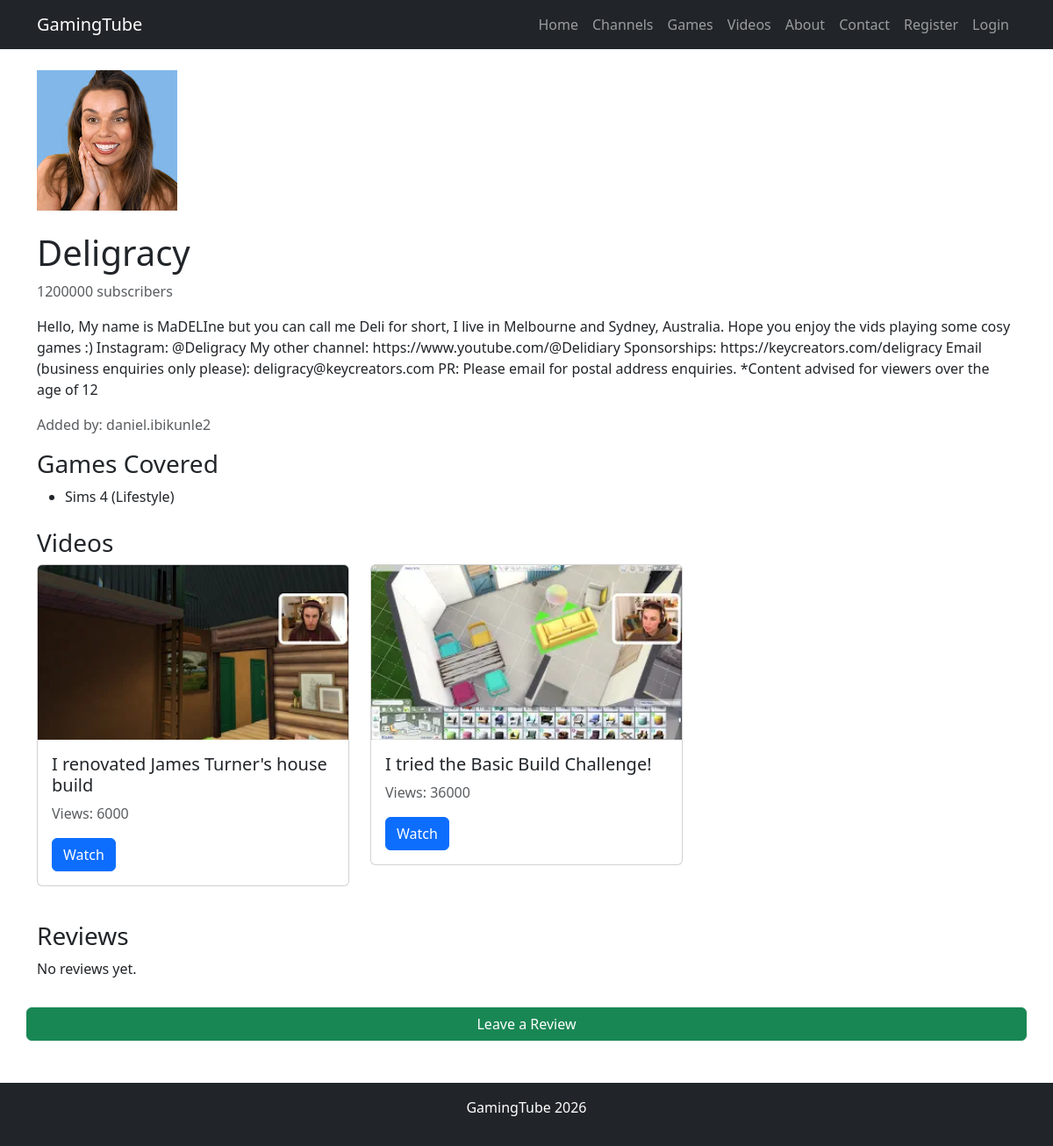
/channels/12/, run on an earlier commit of the app's database.
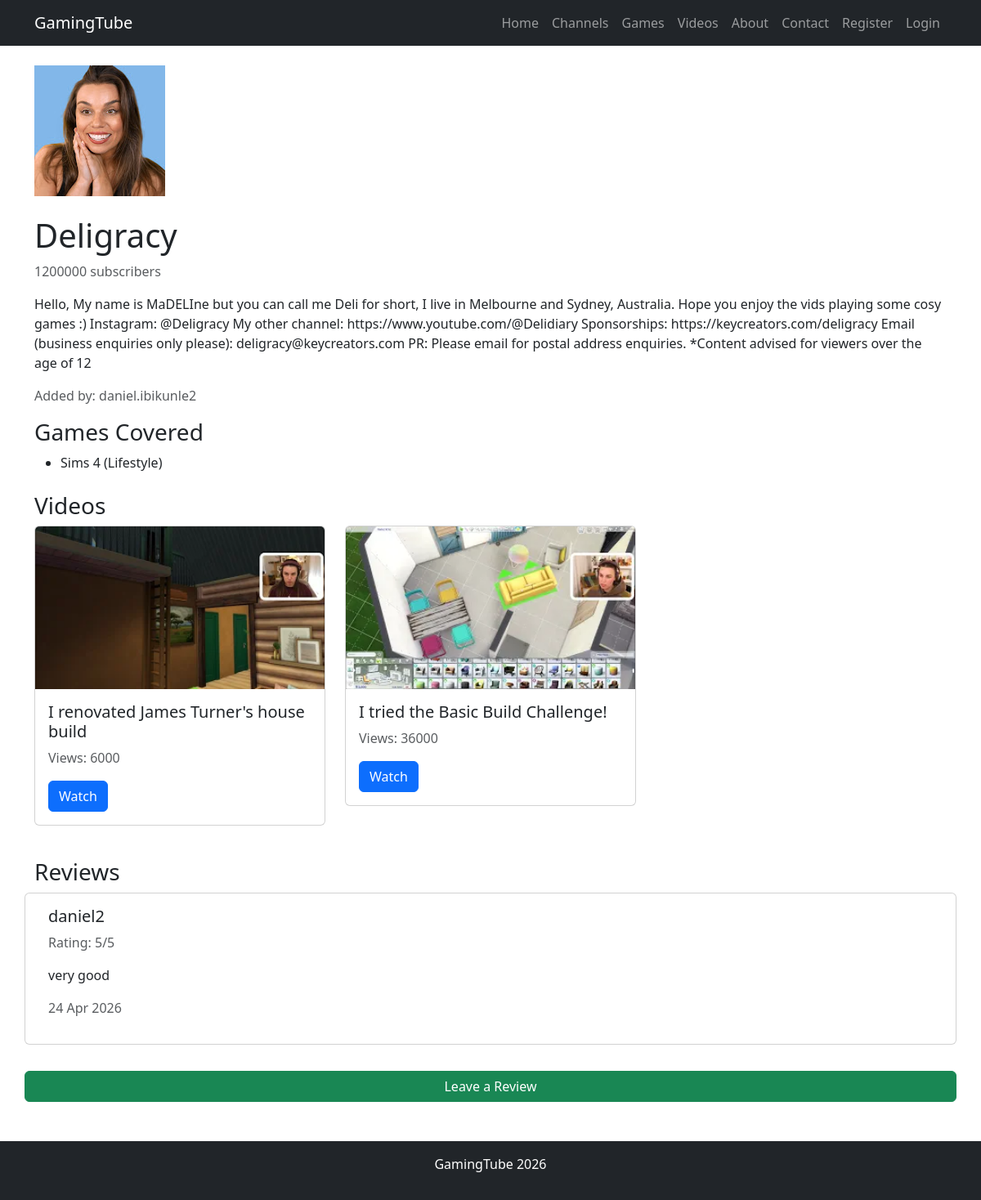
And on a later commit of the database.
### channels/models.py (models this page shows, shortened)
class Channel(models.Model):
    name = models.CharField(max_length=200)
    description = models.TextField(blank=True)
    subscriber_count = models.IntegerField(default=0)
    banner = models.ImageField(upload_to='banners/', blank=True, default='placeholder.png')
    owner = models.ForeignKey(User, on_delete=models.CASCADE, null=True, blank=True)
    games = models.ManyToManyField(Game, blank=True)
    created_at = models.DateTimeField(auto_now_add=True)

### games/models.py (models this page shows, shortened)
class Game(models.Model):
    title = models.CharField(max_length=200)
    genre = models.ForeignKey(Genre, on_delete=models.SET_NULL, null=True, blank=True)
    cover_image = models.ImageField(upload_to='games/', blank=True, default='placeholder.png')
    release_year = models.IntegerField(blank=True, null=True)

class Genre(models.Model):
    name = models.CharField(max_length=100)
    def __str__(self):
        return self.name

### videos/models.py (models this page shows, shortened)
class Video(models.Model):
    title = models.CharField(max_length=200)
    thumbnail = models.ImageField(upload_to='thumbnails/', blank=True, default='placeholder.png')
    views = models.IntegerField(default=0)
    upload_date = models.DateField()
    channel = models.ForeignKey(Channel, on_delete=models.CASCADE)
    game = models.ForeignKey(Game, on_delete=models.SET_NULL, null=True, blank=True)
    youtube_url = models.URLField(blank=True)

### reviews/models.py (models this page shows, shortened)
class Review(models.Model):
    RATING_CHOICES = [
        (1, '1 - Poor'),
        (2, '2 - Fair'),
        (3, '3 - Good'),
        (4, '4 - Very Good'),
        (5, '5 - Excellent'),
    ]
    channel = models.ForeignKey(Channel, on_delete=models.CASCADE)
    user = models.ForeignKey(User, on_delete=models.CASCADE)
    rating = models.IntegerField(choices=RATING_CHOICES)
    comment = models.TextField(blank=True)
    created_at = models.DateTimeField(auto_now_add=True)

### channels/views.py (the view)
# urls.py: path('<int:pk>/', ChannelDetailView.as_view(), name='channel_detail'),
class ChannelDetailView(DetailView):
    model = Channel
    template_name = 'channels/channel_detail.html'
    context_object_name = 'channel'
    pk_url_kwarg = 'pk'

### channels/templates/channels/channel_detail.html (shortened to what this page needs)
{% extends 'base.html' %}
{% block content %}
<div class="row">
    <div class="col-md-12">
        {% if channel.banner %}
        <img src="{{ channel.banner.url }}" class="img-fluid mb-4" alt="{{ channel.name }}">
        {% endif %}
        <h1>{{ channel.name }}</h1>
        <p class="text-muted">{{ channel.subscriber_count }} subscribers</p>
        <p>{{ channel.description }}</p>
        <p class="text-muted">Added by: {{ channel.owner.username }}</p>
        <h3>Games Covered</h3>
        {% if channel.games.all %}
        <ul>
            {% for game in channel.games.all %}
            <li>{{ game.title }} {% if game.genre %}({{ game.genre }}){% endif %}</li>
            {% endfor %}
        </ul>
        {% else %}
        <p>No games listed yet.</p>
        {% endif %}
        <h3 class="mt-4">Videos</h3>
            {% if channel.video_set.all %}
          <div class="row">
              {% for video in channel.video_set.all %}
              <div class="col-md-4 mb-3">
        <div class="card">
            {% if video.thumbnail %}
            <img src="{{ video.thumbnail.url }}" class="card-img-top" alt="{{ video.title }}">
            {% endif %}
            <div class="card-body">
                <h5 class="card-title">{{ video.title }}</h5>
                <p class="text-muted">Views: {{ video.views }}</p>
                <a href="{% url 'video_detail' video.pk %}" class="btn btn-primary">Watch</a>
            </div>
        </div>
    </div>
    {% endfor %}
</div>
{% else %}
<p>No videos yet.</p>
{% endif %}
    </div>
    <h3 class="mt-4">Reviews</h3>
{% if channel.review_set.all %}
    {% for review in channel.review_set.all %}
    <div class="card mb-3">
        <div class="card-body">
            <h5 class="card-title">{{ review.user.username }}</h5>
            <p class="text-muted">Rating: {{ review.rating }}/5</p>
            <p>{{ review.comment }}</p>
            <p class="text-muted">{{ review.created_at|date:"d M Y" }}</p>
        </div>
    </div>
    {% endfor %}
{% else %}
<p>No reviews yet.</p>
{% endif %}
<a href="{% url 'add_review' channel.pk %}" class="btn btn-success mt-3">Leave a Review</a>
</div>
{% endblock %}

### pages/templates/base.html (shortened to what this page needs)
{% load static %}
<!DOCTYPE html>
<html lang="en">
<head>
    <link href="https://cdn.jsdelivr.net/npm/bootstrap@5.3.0/dist/css/bootstrap.min.css" rel="stylesheet">
</head>
<body>
<nav class="navbar navbar-expand-lg navbar-dark bg-dark">
    <div class="container">
        <a class="navbar-brand" href="{% url 'home' %}">GamingTube</a>
        <div class="navbar-nav ms-auto">
            <a class="nav-link" href="{% url 'home' %}">Home</a>
            <a class="nav-link" href="{% url 'channel_list' %}">Channels</a>
            <a class="nav-link" href="{% url 'game_list' %}">Games</a>
            <a class="nav-link" href="{% url 'video_list' %}">Videos</a>
            <a class="nav-link" href="{% url 'about' %}">About</a>
            <a class="nav-link" href="{% url 'contact' %}">Contact</a>
         {% if user.is_authenticated %}
    <span class="nav-link text-light">Hi, {{ user.username }}!</span>
    <form method="post" action="{% url 'logout' %}" style="display: inline;">
        {% csrf_token %}
        <button type="submit" class="nav-link btn btn-link text-light p-0 border-0">
            Logout
        </button>
    </form>
{% else %}
    <a class="nav-link" href="{% url 'register' %}">Register</a>
    <a class="nav-link" href="{% url 'login' %}">Login</a>
{% endif %}
        </div>
    </div>
</nav>
<div class="container mt-4">
    {% block content %}
    {% endblock content %}
</div>
<footer class="bg-dark text-white text-center py-3 mt-5">
    <p>GamingTube 2026</p>
</footer>
</body>
</html>

What changed in the data, as far as the page shows it:
added Review: user.username "daniel2", rating "5", comment "very good", created_at "24 Apr 2026"
Also different on the page:
text no longer shown: "No reviews yet."
